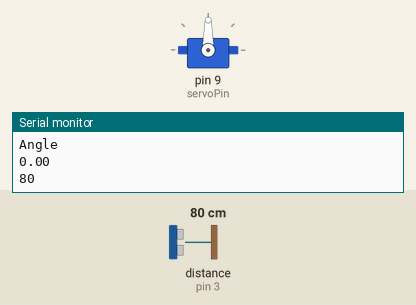
Recording of a sketch running on a simulated Arduino Uno, built with avr-gcc and run on an emulated ATmega328P. Shown: servo, the last lines printed to the serial monitor. Wiring (inferred from the names in the program): ultrasonic range finder: trigger pin 4; echo pin 3. The inputs (shaded band) are chosen by the test bench; at power-on: distance to the obstacle (sensor on pin 3) 80 cm. The echo pulse lasts 58.3 µs per cm.

Above: at 0.1 s.
At 1.2 s:
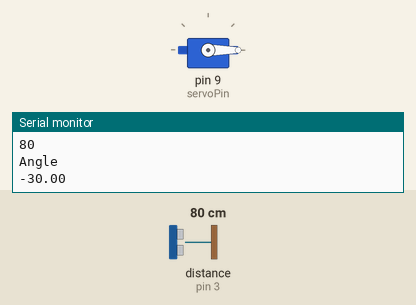
1.3 s: distance to the obstacle (sensor on pin 3) set to 60 cm
Timing chart, 0 to 4.3 s (numbered marks = the images above; inputs shaded):
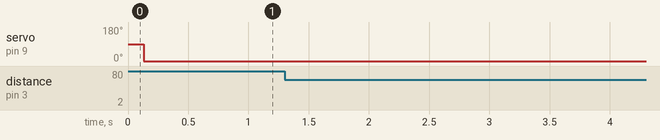

The sketch:

Code.ino
```cpp
// note: for my beam to be horizontal, Servo Motor angle should be 102 degrees.

int last_reading;
#include<Servo.h>
#include<PID_v1.h>


const int servoPin = 9;                                               //Servo Pin

const int TrigPin = 4;

const int EchoPin = 3;

const float eq = -25;


float Kp = 1;                                                      //Initial Proportional Gain
float Ki = 2;                                                      //Initial Integral Gain
float Kd = 2;                                                    //Intitial Derivative Gain
double Setpoint, Input, Output, ServoOutput;


PID myPID(&Input, &Output, &Setpoint, Kp, Ki, Kd, DIRECT);           //Initialize PID object, which is in the class PID.


Servo myServo;                                                       //Initialize Servo.


void setup() {
  last_reading=5;
  Serial.begin(9600);                                                //Begin Serial
  pinMode(TrigPin, OUTPUT);
  pinMode(EchoPin, INPUT);

  myServo.attach(servoPin);                                          //Attach Servo

  Input = readPosition();                                            //Calls function readPosition() and sets the balls
                                                                     //  position as the input to the PID algorithm


  myPID.SetMode(AUTOMATIC);                                          //Set PID object myPID to AUTOMATIC
  myPID.SetOutputLimits(-30,30);                                     //Set Output limits to -80 and 80 degrees.
}

void loop()
{
  Setpoint = 22.5;
  Input = readPosition();


  myPID.Compute();                                                   //computes Output in range of -80 to 80 degrees
 last_reading= Input;
  ServoOutput= -60 - Output;                                            // 102 degrees is my horizontal
  myServo.write(ServoOutput);
}


float readPosition() {
  delay(60);                                                            //Don't set too low or echos will run into eachother.

  long duration, cm;
  unsigned long now = millis();
  //pinMode(TrigPin, OUTPUT);
  digitalWrite(TrigPin, LOW);
  delayMicroseconds(2);
  digitalWrite(TrigPin, HIGH);
  delayMicroseconds(10);
  digitalWrite(TrigPin, LOW);


  //pinMode(EchoPin, INPUT);
  duration = pulseIn(EchoPin, HIGH);

  cm = duration/(29*2);


// if(cm > 40)     // 30 cm is the maximum position for the ball
//  {cm=40;}

  //cm=40-cm;
 /* if (cm <7 ) {cm=6; Serial.println("Mazen");}*/
  Serial.println("Angle");
  Serial.println(ServoOutput);
  Serial.println(cm);

  return cm;                                          //Returns distance value.
}
```
